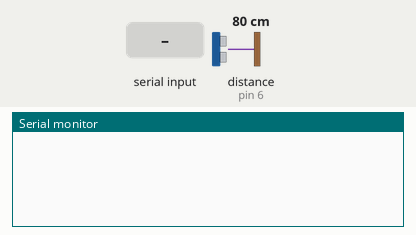
This sketch was run on a simulated Arduino Uno, built with avr-gcc and run on an emulated ATmega328P. Shown: the last lines printed to the serial monitor. The inputs (shaded band) are chosen by the test bench; at power-on: distance to the obstacle (sensor on pin 6) 80 cm. The echo pulse lasts 58.3 µs per cm.

Above: at 1.2 s.
1.3 s: "1" received over Serial
At 1.41 s:
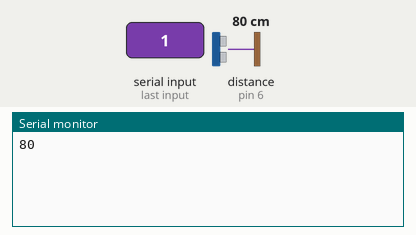
3.2 s: distance to the obstacle (sensor on pin 6) set to 2 cm
At 3.21 s:
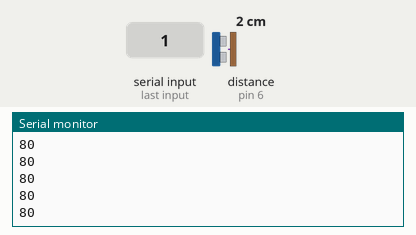
4.7 s: distance to the obstacle (sensor on pin 6) set to 4 cm
At 4.72 s:
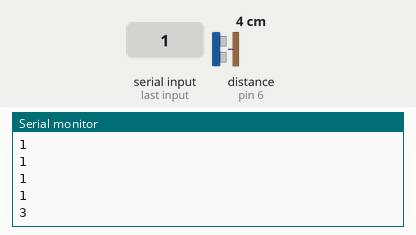
Timing chart, 0 to 7.7 s (numbered marks = the images above; inputs shaded):
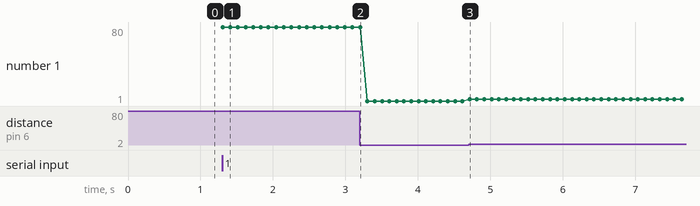

Measured:
- after the input at 1.3 s, the serial monitor: prints a new line at once (image 1)
- after the input at 4.7 s, the serial monitor: prints a new line at once (image 3)
- plotted number 1: 80 → 1 after the input at 3.2 s, 1 → 3 after the input at 4.7 s

The sketch:

mesafe.ino
```cpp
const int trigPin = 5, echoPin = 6;
 long uzaklik;
 long sure;
 char t;
 void setup() {
   pinMode(trigPin, OUTPUT);
   pinMode(echoPin, INPUT);
   Serial.begin(9600);
 }
 void loop() {
   if(Serial.available()>0)
  t=Serial.read();
  if(t=='1')
    {
 digitalWrite(trigPin, LOW);
   delayMicroseconds(5);
   digitalWrite(trigPin, HIGH);
   delayMicroseconds(10);
   digitalWrite(trigPin, LOW);
   sure = pulseIn(echoPin, HIGH);
   uzaklik = sure / 2 / 29.1;
   if(uzaklik > 200)
   uzaklik = 200;
 Serial.println(uzaklik);
   delay(100);
     }
 }
```
